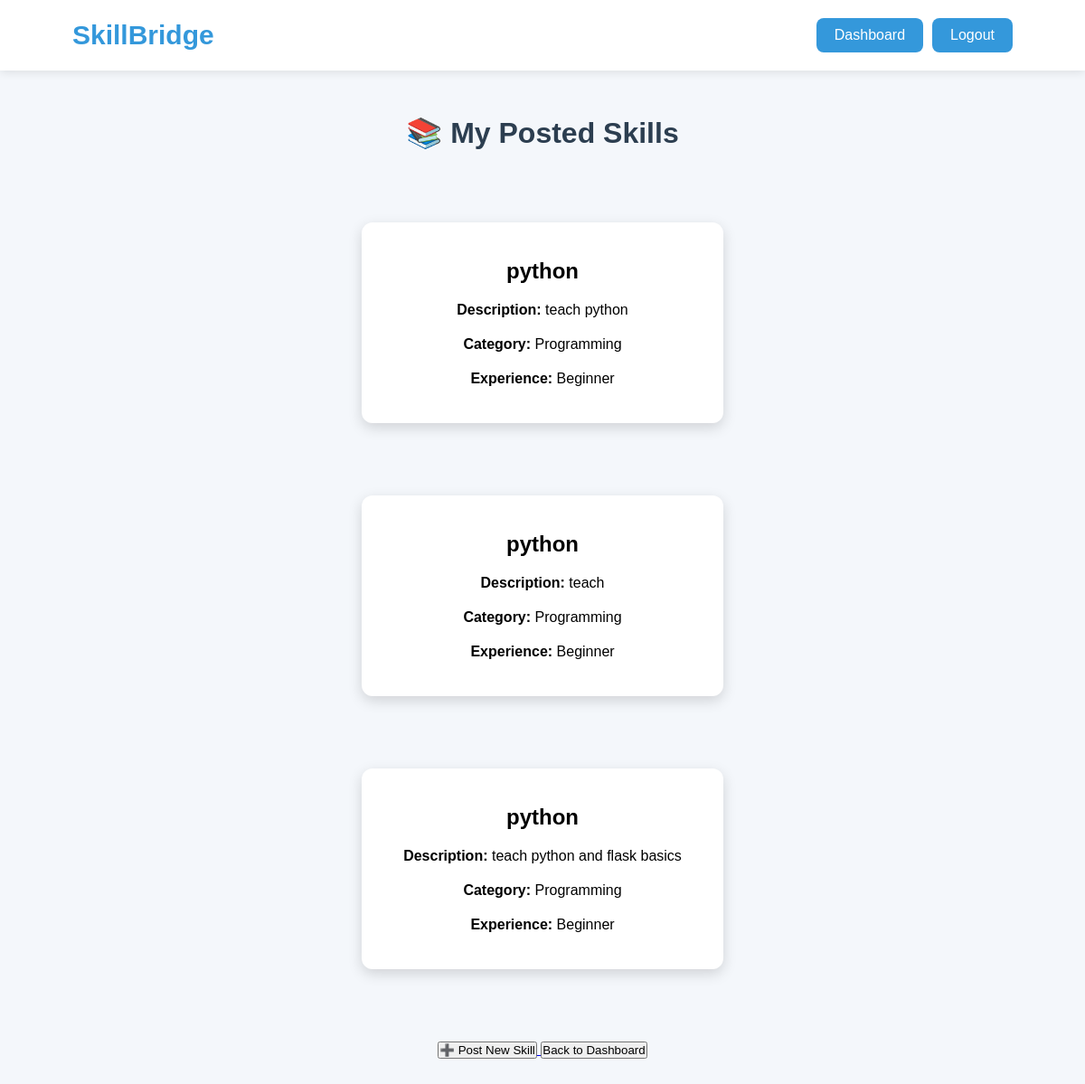
The app's page /myskills (signed in) with its own data.
### tables this page shows
CREATE TABLE skills(
id INTEGER PRIMARY KEY AUTOINCREMENT,
user_id INTEGER,
skill TEXT,
description TEXT,
category TEXT,
experience TEXT,
FOREIGN KEY(user_id) REFERENCES users(id)
);

### Backend/app.py (the view)
@app.route("/myskills")
def myskills():
    if "user_id" not in session:
        return redirect("/login")
    conn = get_db()
    cursor = conn.cursor()
    cursor.execute(
        """
        SELECT *
        FROM skills
        WHERE user_id=?
        """,
        (session["user_id"],)
    )
    skills = cursor.fetchall()
    conn.close()
    return render_template(
        "myskills.html",
        skills=skills
    )

### Backend/app.py (called while the page is built)
def get_db():
    conn = sqlite3.connect("skillbridge.db")
    conn.row_factory = sqlite3.Row
    return conn

### Frontend/Templates/myskills.html (shortened to what this page needs)
<!DOCTYPE html>
<html>
<head>
    <link rel="stylesheet" href="{{ url_for('static', filename='style.css') }}">
</head>
<body>
<nav>
    <h2>SkillBridge</h2>
    <div class="nav-buttons">
        <a href="/dashboard">
            <button>
                Dashboard
            </button>
        </a>
        <a href="/logout">
            <button>
                Logout
            </button>
        </a>
    </div>
</nav>
<div class="dashboard">
    <h1>📚 My Posted Skills</h1>
    {% if skills %}
        {% for skill in skills %}
        <div class="form-container">
            <h2>
                {{ skill['skill'] }}
            </h2>
            <p>
                <b>Description:</b>
                {{ skill['description'] }}
            </p>
            <p>
                <b>Category:</b>
                {{ skill['category'] }}
            </p>
            <p>
                <b>Experience:</b>
                {{ skill['experience'] }}
            </p>
        </div>
        {% endfor %}
    {% endif %}
    <a href="/postskill">
        <button>
            ➕ Post New Skill
        </button>
    </a>
    <a href="/dashboard">
        <button>
            Back to Dashboard
        </button>
    </a>
</div>
</body>
</html>

### Frontend/Static/style.css (style rules this page uses)
* { margin:0; padding:0; box-sizing:border-box; }
body { font-family:Arial, Helvetica, sans-serif; background:#f4f7fb; }
nav { display:flex; justify-content:space-between; align-items:center; padding:20px 80px; background:white; box-shadow:0 2px 10px rgba(0,0,0,0.1); }
nav h2 { color:#3498db; font-size:30px; }
.nav-buttons { display:flex; gap:10px; }
nav a { text-decoration:none; }
nav button { padding:10px 20px; border:none; border-radius:8px; background:#3498db; color:white; cursor:pointer; font-size:16px; transition:0.3s; }
.form-container { width:400px; margin:80px auto; background:white; padding:40px; border-radius:12px; box-shadow:0 5px 15px rgba(0,0,0,0.15); text-align:center; }
.form-container p { margin-top:20px; }
.dashboard { width:80%; margin:50px auto; text-align:center; }
.dashboard h1 { color:#2c3e50; margin-bottom:30px; }

### records on screen
skills: skill "python", description "teach python", category "Programming", experience "Beginner"
skills: skill "python", description "teach", category "Programming", experience "Beginner"
skills: skill "python", description "teach python and flask basics", category "Programming", experience "Beginner"
